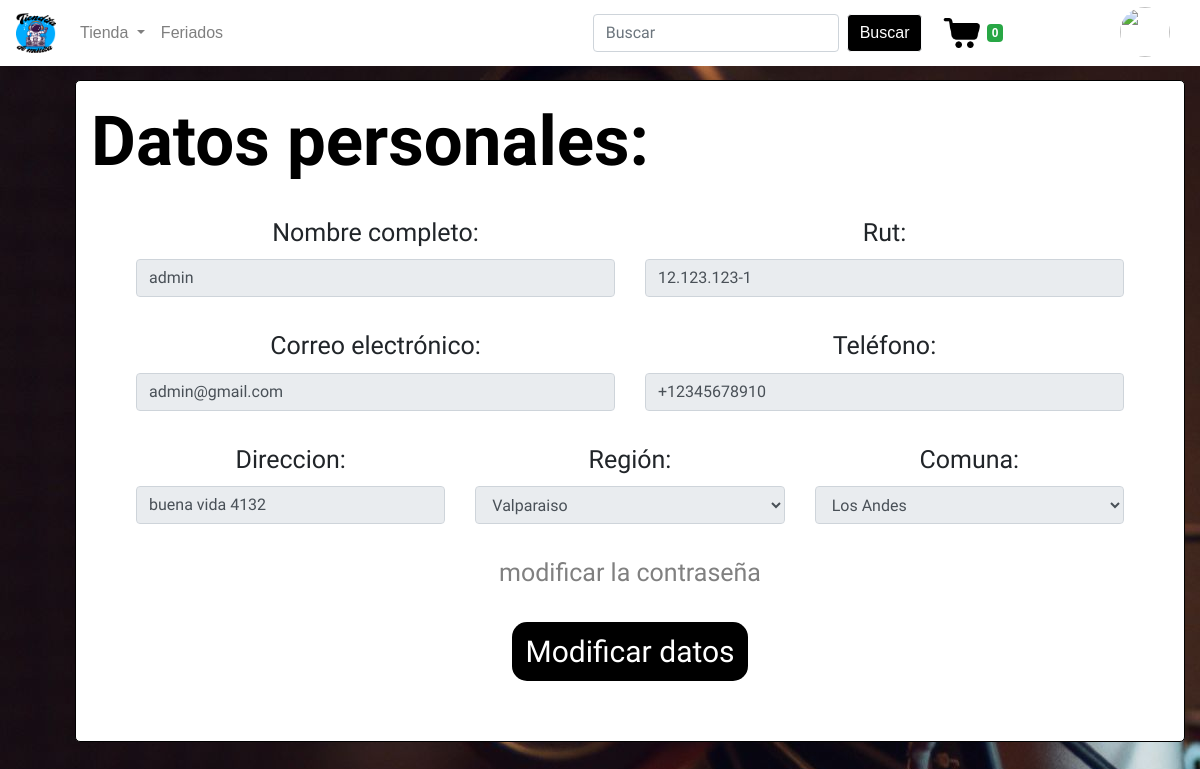
Screenshot of /actu_datos/ (signed in) with the database file from the repository.
### tiendita/models.py (models this page shows, shortened)
class Usuario(models.Model):
    id_usuario = models.AutoField(primary_key=True)
    nombre = models.CharField(max_length=30)
    rut = models.CharField(max_length=13)
    correo = models.CharField(max_length=30)
    clave = models.CharField(max_length=30)
    telefono = models.CharField(max_length=13)
    respuesta = models.CharField(max_length=220)
    rol = models.ForeignKey(Rol,on_delete=models.CASCADE)
    pregunta = models.ForeignKey(Pregunta,on_delete=models.CASCADE)

class Direccion(models.Model):
    id_direccion = models.AutoField(primary_key=True)
    direccion = models.CharField(max_length=30)
    comuna = models.ForeignKey(Comuna,on_delete=models.CASCADE)
    usuario = models.ForeignKey(Usuario,on_delete=models.CASCADE)

class Region(models.Model):
    id_region = models.AutoField(primary_key=True)
    nombre = models.CharField(max_length=20)

class Comuna(models.Model):
    id_comuna = models.AutoField(primary_key=True)
    nombre = models.CharField(max_length=20)
    region = models.ForeignKey(Region,on_delete=models.CASCADE)

### tiendita/views.py (the view)
# urls.py: path('actu_datos/',actu_datos,name="actu_datos"),
def actu_datos(request):
    if not request.user.is_authenticated:
        messages.warning(request, 'Inicie sesión para continuar')
        return redirect('inicio_sesion')
    usuario = Usuario.objects.get(correo = request.user.username)
    direccion = Direccion.objects.get(usuario = usuario.id_usuario)
    comuna = Comuna.objects.get(id_comuna = direccion.comuna.id_comuna)
    region = Region.objects.get(id_region = comuna.region.id_region)
    contexto = {
        "dire": direccion,
        "datos": usuario,
        "comuna": comuna,
        "region": region
    }
    return render(request, 'tiendita/usuario/actu_datos.html', contexto)

### tiendita/processor.py (called while the page is built)
def total_carrito(request):
    total = 0
    if request.user.is_authenticated:
        if "carrito" in request.session:
            for key, value in request.session["carrito"].items():
                total += int(value["acumulado"])
    return{"total_carrito": total}

def total_cantidad(request):
    total = 0
    if request.user.is_authenticated:
        if "carrito" in request.session:
            for key, value in request.session["carrito"].items():
                total += int(value["cantidad"])
    return{"total_cantidad": total}

def add_carrito(request):
    if request.user.is_authenticated:
        if "carrito" in request.session:
            x = request.session["carrito"]
            y = len(x)
        else:
            y = 0
    else:
        y = 0
    return {"total":y}

### tiendita/templates/tiendita/usuario/actu_datos.html (shortened to what this page needs)
{% extends 'tiendita/plantilla/navbar.html' %}
{% load static %}
    {% block head %}
        <link type="text/css" rel="stylesheet" href="{% static 'tiendita/css/maria/estilo_datos.css' %}">
    {% endblock head %}
    {% block body %}
        <div class="row borde2">
            <div class="col-md-12">
                <h1 class="titulos">Datos personales:</h1>
                <form action="" id="form">
                    <div class="row">
                        <div class="col-md-6">
                            <label for="name">Nombre completo:</label>
                            <input id="name" type="text" class="form-control" value="{{ datos.nombre }}" readonly>
                        </div>
                        <div class="col-md-6">
                            <label for="rut">Rut:</label>
                            <input id="rut" type="text" class="form-control" value="{{ datos.rut }}" readonly>
                        </div>
                    </div>
                    <div class="row">
                        <div class="col-md-6">
                            <label for="email">Correo electrónico:</label>
                            <input id="email" type="text" class="form-control" value="{{ datos.correo }}"readonly>
                        </div>
                        <div class="col-md-6">
                            <label for="phone">Teléfono:</label>
                            <input id="phone" type="text" class="form-control" value="{{ datos.telefono }}" readonly>
                        </div>
                    </div>
                    <div class="row">
                        <div class="col-md-4">
                            <label for="direc">Direccion:</label>
                            <input id="direc" type="text" class="form-control" value="{{ dire.direccion }}" readonly>
                        </div>
                        <div class="col-md-4">
                            <label for="cboregion">Región:</label>
                            <select class="form-control" name="region" id="region" disabled required>
                                <option value="{{ region.id_region }}">{{ region.nombre }}</option>
                            </select>
                        </div>
                        <div class="col-md-4">
                            <label for="cbocomuna">Comuna:</label>
                            <select class="form-control" name="comuna" id="comuna" disabled required>
                                <option value="{{ comuna.id_comuna }}" data-region="{{ comuna.region.id_region }}">{{ comuna.nombre }}</option>
                            </select>
                        </div>
                    </div>
                    <div class="row">
                        <div class="col-md-3"></div>
                        <div class="col-md-6">
                            <a class="a2" href="{% url 'mod_contra' %}" style="font-family: 'Montserrat Alternates', sans-serif; font-size: 25px; color: gray;">
                                modificar la contraseña
                            </a>
                        </div>
                    </div>
                    <div class="row">
                        <div class="col-md-3"></div>
                        <div class="col-md-6">
                            <a class="btn" href="{% url 'actu_2' %}"
                            style="font-family: Montserrat Alternates, sans-serif; font-size: 30px; border-radius: 15px;" >Modificar datos</a>
                        </div>
                        <div class="col-md-3"></div>
                    </div>
                </form>
            </div>
        </div>
    {% endblock body %}

### tiendita/static/tiendita/css/maria/estilo_datos.css (style rules this page uses)
label { font-size: 25px; font-family: 'Montserrat Alternates', sans-serif; }
input { font-family: 'Montserrat Alternates', sans-serif; }
.body { margin-top: 80px; text-align: center; background-color: rgb(255, 255, 255); background: url(/fondos/fondo9.jpg); }
.btn { transition: .3s; background-color: rgb(0, 0, 0); color: white; margin-bottom: 30px; }
.borde2 { width: 100%; border-style: solid; border-radius: 5px; border-width: 1px; border-color: rgb(0, 0, 0); background-color: white; }
select { font-family: 'Montserrat Alternates', sans-serif; }
a { text-decoration: none; color: black; }
.titulos { color: rgb(0, 0, 0); font-family: 'Shrikhand', cursive; font-size: 69px; font-weight: bolder; }
.row { margin-right: 30px; margin-left: 30px; margin-top: 30px; margin-bottom: 30px; text-align: center; }
* { font-family: "poppins", sans-serif; margin: 0; padding: 0; }
body { background-color: #333; height: 100vh; }

### rows the page displays
Usuario: nombre "admin", rut "12.123.123-1", correo "admin@gmail.com", telefono "+12345678910"
Direccion: direccion "buena vida 4132"
Region: region "Valparaiso"
Comuna: comuna "Los Andes"

### other values shown
{{ total }} "0"
